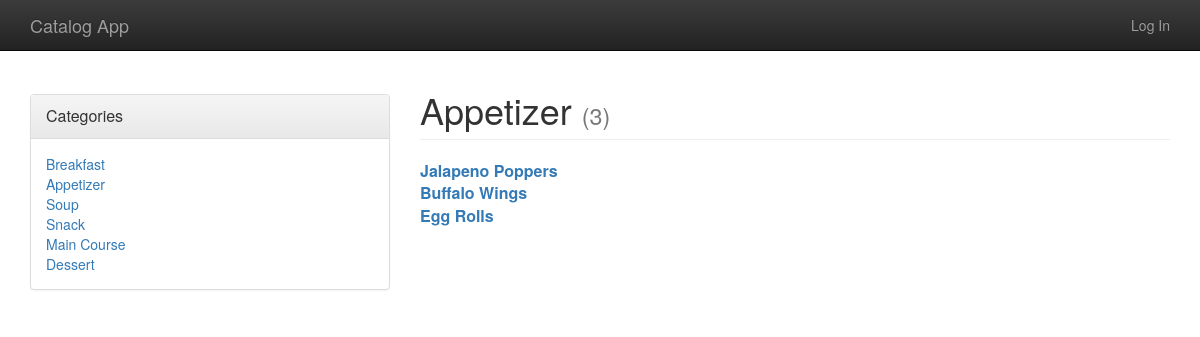
Screenshot of /category/Appetizer/items with the database file from the repository.
### catalog/models.py (models this page shows, shortened)
class Category(Base):
    __tablename__ = 'category'
    id = Column(Integer, primary_key=True)
    name = Column(String(250), nullable=False, unique=True)
    user_id = Column(Integer, ForeignKey('user.id'))
    user = relationship(User)
    items = relationship("Item", cascade="all,delete", backref="category")

class Item(Base):
    __tablename__ = 'item'
    id = Column(Integer, primary_key=True)
    name = Column(String(250), nullable=False, unique=True)
    description = Column(String(1000))
    pub_date = Column(DateTime)
    image = Column(String(250))
    category_id = Column(Integer, ForeignKey('category.id'))
    user_id = Column(Integer, ForeignKey('user.id'))
    user = relationship(User)

### catalog/views.py (the view)
@app.route('/category/<name>/')
@app.route('/category/<name>/items')
def category(name):
    categories = db_session.query(Category).all()
    category = db_session.query(Category).filter_by(name=name).first()
    if category is None:
        abort(404)
    return render_template('category.html',
                           categories=categories,
                           category=category,
                           items=category.items)

### catalog/templates/category.html (shortened to what this page needs)
{% extends "base.html" %}
{% block content %}
<div class="row">
    <div class="col-sm-4">
        {% include "categories.html" %}
    </div>
    <div class="col-sm-8">
        <div class="page-header">
            <span class="h1">
                {{ category.name }}
                {% if items %}
                <span id="item-count" class="small">({{items|count}})</span>
                {% endif %}
            </span>
        </div>
        {% if items %}
        {% for item in items %}
        <div>
            <strong><a href="{{url_for('item', name = item.name)}}" class="font-larger">{{item.name}}</a></strong>
        </div>
        {% endfor %}
        {% endif %}
    </div>
</div>
{% endblock %}

### catalog/templates/categories.html (shortened to what this page needs)
<div class="panel panel-default margin-top">
    <div class="panel-heading">
        <span class="panel-title">Categories</span>
    </div>
    <div class="panel-body">
        {% if categories %}
        {% for category in categories %}
        <div><a href="{{url_for('category', name = category.name)}}">{{category.name}}</a></div>
        {% endfor %}
        {% else %}
        <div>Sign in and add some categories.</div>
        {% endif %}
    </div>
</div>

### catalog/static/styles.css (style rules this page uses)
body { padding-top: 50px; }
.margin-top { margin-top: 44px; }
.font-larger { font-size:16px; }

### rows the page displays
Category: name "Breakfast"
Category: name "Appetizer"
Category: name "Soup"
Category: name "Snack"
Category: name "Main Course"
Category: name "Dessert"
Item: name "Jalapeno Poppers"
Item: name "Buffalo Wings"
Item: name "Egg Rolls"

### other values shown
{{ items|count }} "3"
